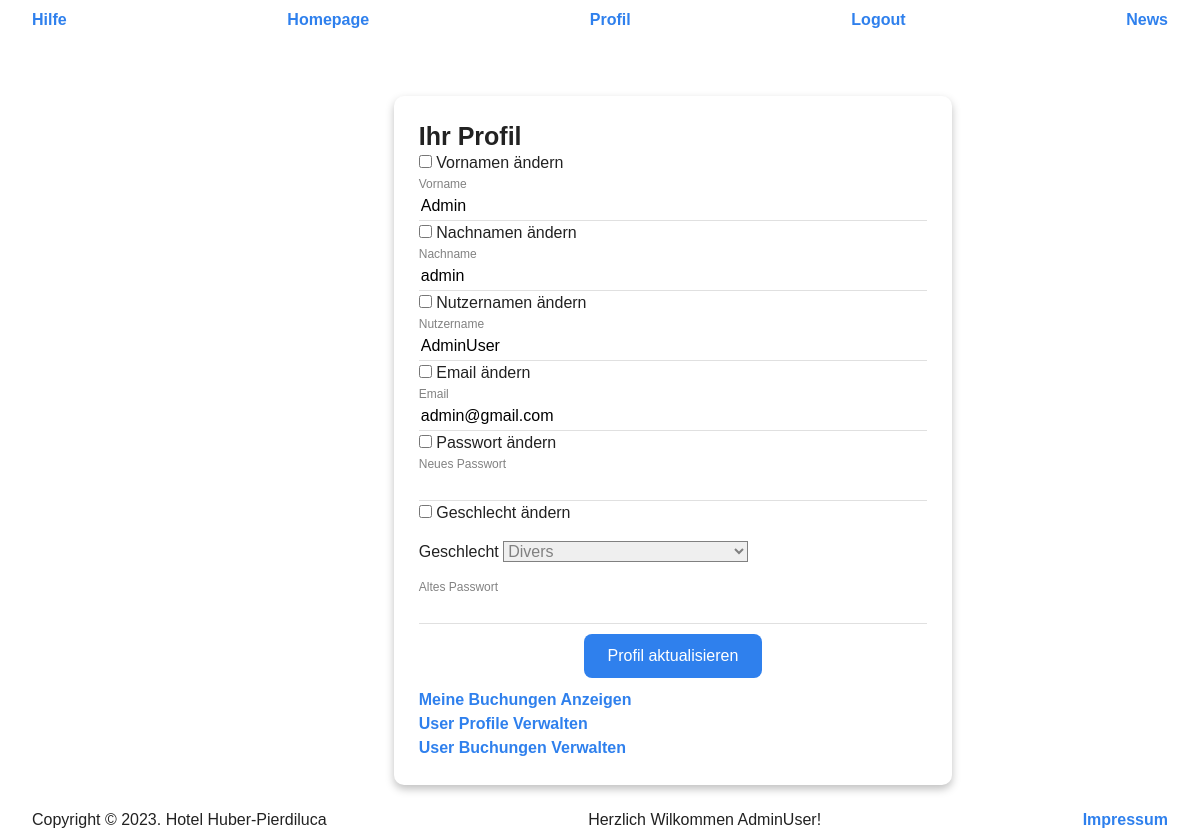
The app's page /Profil.php (signed in) with its own data.
### tables this page shows
CREATE TABLE `user` (
  `uID` int(11) NOT NULL,
  `uemail` varchar(100) NOT NULL,
  `uname` varchar(50) NOT NULL,
  `upassword` varchar(260) NOT NULL,
  `sex` enum('male','female','other') NOT NULL,
  `firstname` varchar(50) NOT NULL,
  `lastname` varchar(50) NOT NULL,
  `isAdmin` tinyint(1) NOT NULL DEFAULT 0,
  `isActive` tinyint(1) NOT NULL DEFAULT 1
);

### profil.php (the view, shortened to what this page needs)
<?php
require_once("db/dbaccess.php");
$user_id = $_SESSION["user_id"];
$query = "SELECT uemail, uname, sex, firstname, lastname, upassword,isAdmin FROM user WHERE uID = ?";
$stmt = $db->prepare($query);
$stmt->bind_param("i", $user_id);
$stmt->execute();
$stmt->bind_result($uemail, $uname, $sex, $firstname, $lastname, $oldPassword,$isAdmin);
?>
<?php
include("inc/header.php");
?>
<body>
    <div class="background-overlay">
        <div id="container">
            <div class="panel-container">
                <div class="panel">
                    <h1 class="panel_heading">Ihr Profil</h1>
                    <form method="post" action="profil.php">
                    <input type="checkbox" name="enable_new_firstname" onclick="toggleField('new_firstname');" <?php if (isset($_POST['enable_new_firstname'])) echo 'checked'; ?>> Vornamen ändern
                        <div class="input">
                            <label for="new_firstname">Vorname</label>
                            <input id="new_firstname" name="new_firstname" type="text" value="<?php echo $firstname; ?>" <?php if (!isset($_POST['enable_new_firstname'])) echo 'readonly'; ?>>
                        </div>
                        <input type="checkbox" name="enable_new_lastname" onclick="toggleField('new_lastname');" <?php if (isset($_POST['enable_new_lastname'])) echo 'checked'; ?>> Nachnamen ändern
                        <div class="input">
                            <label for="new_lastname">Nachname</label>
                            <input id="new_lastname" name="new_lastname" type="text" value="<?php echo $lastname; ?>" <?php if (!isset($_POST['enable_new_lastname'])) echo 'readonly'; ?>>
                        </div>
                        <input type="checkbox" name="enable_new_uname" onclick="toggleField('new_uname');" <?php if (isset($_POST['enable_new_uname'])) echo 'checked'; ?>> Nutzernamen ändern
                        <div class="input">
                            <label for="new_uname">Nutzername</label>
                            <input id="new_uname" name="new_uname" type="text" value="<?php echo $uname; ?>" <?php if (!isset($_POST['enable_new_uname'])) echo 'readonly'; ?>>
                        </div>
                        <input type="checkbox" name="enable_new_email" onclick="toggleField('new_email');" <?php if (isset($_POST['enable_new_email'])) echo 'checked'; ?>> Email ändern
                        <div class="input">
                            <label for="new_email">Email</label>
                            <input id="new_email" name="new_email" type="email" value="<?php echo $uemail; ?>" <?php if (!isset($_POST['enable_new_email'])) echo 'readonly'; ?>>
                        </div>
                        <input type="checkbox" name="enable_new_password" onclick="toggleField('new_password');" <?php if (isset($_POST['enable_new_password'])) echo 'checked'; ?>> Passwort ändern
                        <div class="input">
                            <label for="new_password">Neues Passwort</label>
                            <input id="new_password" type="password" name="new_password" <?php if (!isset($_POST['enable_new_password'])) echo 'readonly'; ?>>
                        </div>
                        <input type="checkbox" name="enable_new_sex" onclick="toggleField('new_sex');" <?php if (isset($_POST['enable_new_sex'])) echo 'checked'; ?>> Geschlecht ändern
                        <div class="row-3">
                            <label for="new_sex">Geschlecht</label>
                            <select id="new_sex" name="new_sex" <?php if (!isset($_POST['enable_new_sex'])) echo 'disabled'; ?>>
                                <option value="other" <?php echo ($sex == 'other') ? 'selected' : ''; ?>>Divers</option>
                            </select>
                        </div>
                        <div class="input">
                            <label for="old_password">Altes Passwort</label>
                            <input id="old_password" type="password" name="old_password" required>
                        </div>
                        <button type="submit" name="update_profile">Profil aktualisieren</button>
                    </form>
                    <?php
                    echo '<a href="meine_buchungen.php"> Meine Buchungen Anzeigen</a>';
                    if($isAdmin == 1){
                        echo '<br><a href="profile_uebersicht.php">User Profile Verwalten</a><br>';
                        echo '<a href="buchungen_uebersicht.php"> User Buchungen Verwalten</a>';
                    }
                    ?>
                </div>
            </div>
        </div>
    </div>
    <?php
    include("inc/footer.php");
    ?>

### inc/footer.php (shortened to what this page needs)
<?php
if(isset($_SESSION['loggedin']) && $_SESSION['loggedin'] == true){
    $user_id = $_SESSION['user_id'];
    $query = "SELECT uname FROM user WHERE uID = ?";
    $stmt = $db->prepare($query);
    $stmt->bind_param("i", $user_id);
    $stmt->execute();
    $stmt->bind_result($uname);
}
?>
</main>
    <footer class="fixed-bottom">
        <nav>
            <ul class="navbar">
                <li class="navbarlist">Copyright &copy 2023. Hotel Huber-Pierdiluca</li>
                <?php
                    if(isset($_SESSION['loggedin']) && $_SESSION['loggedin'] == true){
                    echo '<li class ="navbarlist"> Herzlich Wilkommen '.$uname.'!</li>';
                    }else{
                        echo 'Sie sind nicht eingeloggt!';
                    }
                ?>
                <li class="navbarlist"><a href="Impressum.php">Impressum</a></li>
            </ul>
        </nav>
    </footer>
</body>
</html>

### css/style.css (style rules this page uses)
:root { --text-color: #828282; --border-color: #e0e0e0; --primary-color: #2f80ed; }
* { margin:0; line-height:1.5; font-family: Arial, sans-serif; box-sizing:border-box; }
body { padding: 0; margin: 0; color:#222; height: 100%; background-repeat: no-repeat; }
a { color: var(--primary-color); text-decoration:none; font-weight:bold; }
select { margin-top:1em; margin-bottom:1em; outline:none; border: 1.75px solid grey; width: 245px; }
.fixed-bottom { background-image: none; background-color: white; }
.navbar { list-style-type: none; margin:0; background-image: none; background-color: white; padding-left: 32px; padding-right: 32px; }
.navbarlist { display:inline; }
#container { max-width: 900px; margin: 0 auto; padding: 25px; display: grid; grid-template-columns: repeat(12, 1fr); gap: 25px; align-items: center; height: 100% }
.panel-container { grid-column: 4/12; }
.panel { background-color: white; padding: 25px; border-radius: 10px; box-shadow: 0px 4px 8px rgba(0,0,0,0.25); }
.panel_heading { font-size: 25px; font-weight: 700; margin: 0; align-content: center; }
.input label { font-size: 12px; color: var(--text-color); display: block; }
.input input { border: none; border-bottom: 1px solid var(--border-color); width: 100%; outline: none; padding-top: 0px; height: 28px; }
button { display: block; margin: 10px auto; border: 10px; padding: 10px 24px; color: white; background-color: var(--primary-color); border-radius: 8px; }

### records on screen
user: new_firstname "Admin", new_lastname "admin", new_uname "AdminUser", new_email "admin@gmail.com", new_sex "Divers", uname "AdminUser"
